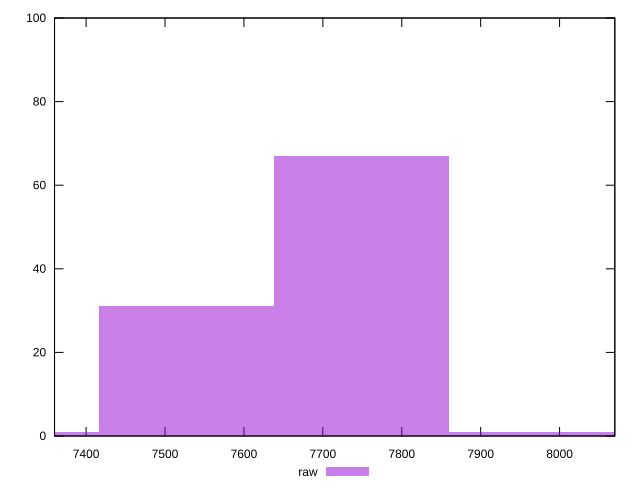

Reproduce this figure in gnuplot.
reset

$raw <<EOF
7527.219054833987 31
7748.607850564398 67
7305.830259103575 1
7969.99664629481 1
EOF

set key outside below
set boxwidth 221.38879573041137
set xrange [7360:8070]
set yrange [0:100]
set trange [0:100]
set style fill transparent solid 0.5 noborder
set terminal svg size 640, 490 enhanced background rgb 'white'
set output "report_00026_2021-02-22T21:38:55.199Z/uses-text-compression/samples/pages+cached/raw/histogram.svg"

plot $raw title "raw" with boxes

reset
